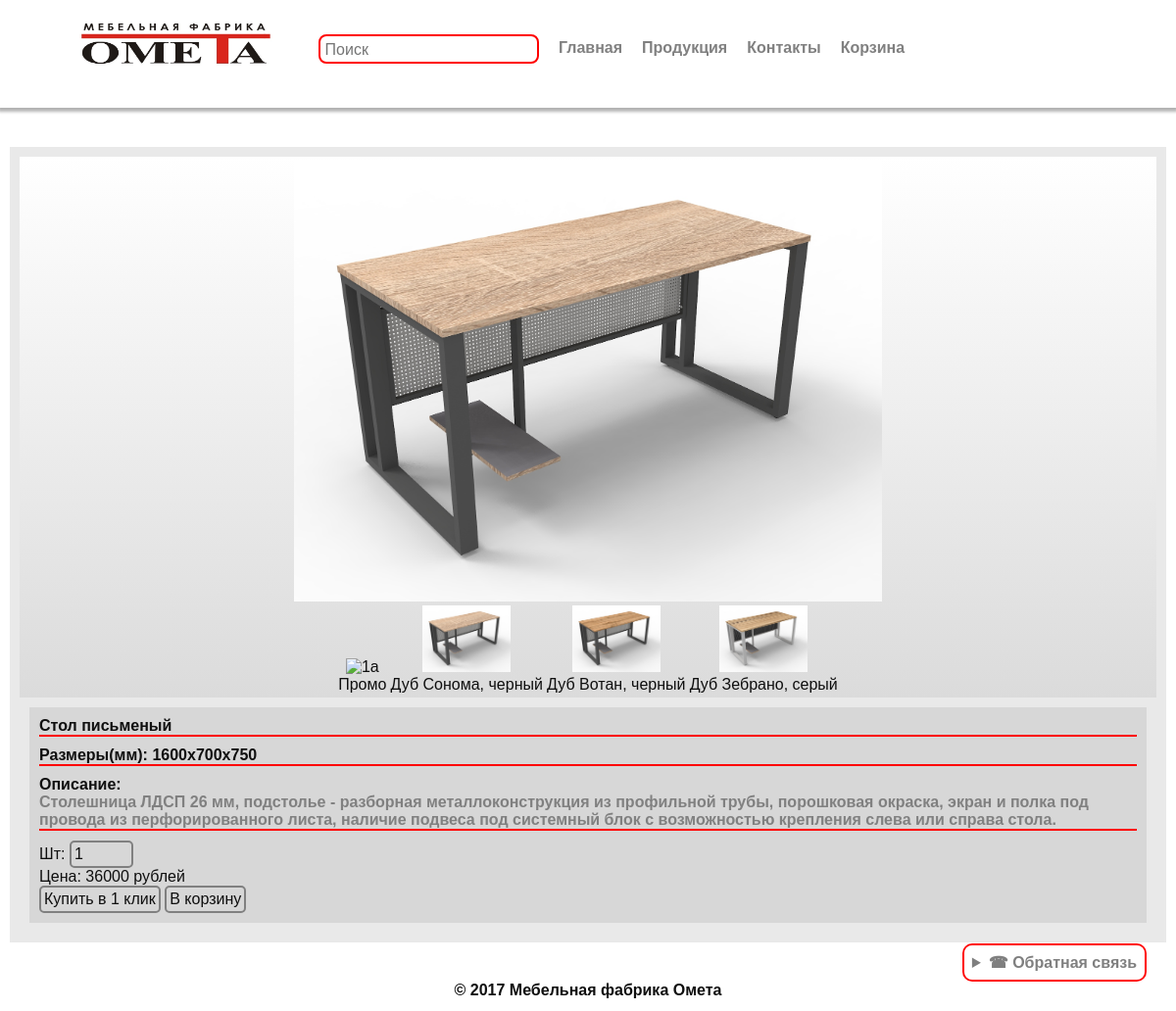
The page /produkt_list/1 on the database its author committed.
### core/models.py (models this page shows, shortened)
class Note(models.Model):
    name = models.CharField(max_length=100, verbose_name='Название')
    sitze = models.TextField(verbose_name='Размеры', blank=True, null=True)
    color1 = models.TextField(max_length=100)
    color2 = models.TextField(max_length=100)
    color3 = models.TextField(max_length=100)
    descr = models.TextField()
    price = models.IntegerField()
    class Meta:
        verbose_name = 'Изделия'
        verbose_name_plural = 'Изделия'

### core/views.py (the view)
# urls.py: path('produkt_list/<int:list_id>', produkt_list, name='list'),
def produkt_list(request, list_id):
    list = Note.objects.get(id=list_id)
    if request.method == 'POST':
        list.save()
    return render(request, 'produkt_list.html', {'list': list})

### templates/produkt_list.html (shortened to what this page needs)
{% extends 'base.html' %}
{% block content %}
{% load static %}
<main>
    <div class="container_pr">
        <div class="produkt_list">
                    <div id="radioButton">
                        <h1><img src='{% get_static_prefix %}images/{{list.id}}b.jpg' alt="pr{{list.id}}" class="pr{{list.id}}" style=""></h1>
                        <div onclick="myFunction('{{list.id}}a', '{{list.color1}}')" class="produkt{{list.id}}a" id="prod" tabindex="0" style="display: inline-block;"><img src='{% get_static_prefix %}images/{{list.id}}a.gif' class="prod{{list.id}}a" alt="{{list.id}}a"  style="width: 90px;"><p>Промо</p></div>
                        <div onclick="myFunction('{{list.id}}b', '{{list.color1}}')" class="produkt{{list.id}}b" id="prod" tabindex="0" style="display: inline-block;"><img src='{% get_static_prefix %}images/{{list.id}}b.jpg' class="prod{{list.id}}b" alt="{{list.id}}b"  style="width: 90px;"><p>{{list.color1}}</p></div>
                        <div onclick="myFunction('{{list.id}}c', '{{list.color2}}')" class="produkt{{list.id}}c" id="prod" tabindex="0" style="display: inline-block;"><img src='{% get_static_prefix %}images/{{list.id}}c.jpg' class="prod{{list.id}}c" alt="{{list.id}}c"  style="width: 90px;"><p>{{list.color2}}</p></div>
                        <div onclick="myFunction('{{list.id}}d', '{{list.color3}}')" class="produkt{{list.id}}d" id="prod" tabindex="0" style="display: inline-block;"><img src='{% get_static_prefix %}images/{{list.id}}d.jpg' class="prod{{list.id}}d" alt="{{list.id}}d"  style="width: 90px;"><p>{{list.color3}}</p></div>
                    </div>
                <div class="produkt_list_info">
                    <h1>{{list.name}}</h1>
                    <h1>Размеры(мм): {{list.sitze}}</h1>
                    <h2>Описание: </h2>
                    <h3>{{list.descr}}</h3>
                    <p class="count" data-note-id="{{ list.id }}">
                        <label for="count-{{ list.id }}">Шт: </label>
                        <input type="number" step="1" min="1" max="30" value="1" id="count-{{ list.id }}" name="count" oninput="checkMaxValue(this)"/>
                    </p>
                    <p class="price">Цена: <span id="price-{{ list.id }}">{{ list.price }}</span> рублей</p>
                    <button onclick="openPopup(event)" class="add-to-cart" data-name="{{list.name}}" data-color="{{list.color1}}" data-price="{{list.price}}" data-img="{% get_static_prefix %}images/{{ list.id }}b.jpg" data-value="">Купить в 1 клик</button>
                    <button onclick="info(event)" class="add-to-cart" data-id="{{ list.id }}" data-name="{{list.name}}" data-color="{{list.color1}}" data-price="{{list.price}}" data-img="{% get_static_prefix %}images/{{ list.id }}b.jpg" data-value="">В корзину</button>
                </div>
        </div>
    </div>
</main>
{% endblock %}

### static/css/defaulT.css (style rules this page uses)
:root { --bg-color: rgb(255, 255, 255); --font-color: #0f0f0f; --borders-color: red; --font-color2: gray; }
* { margin: 0; padding: 0; border: none; background: none; font-weight: none; font-style: normal; text-decoration: none; font-family: Arial; font-size: 16px; color: var(--font-color); }
body { background-color: var(--bg-color); color: var(--font-color); }
body { margin: 0; font-family: Arial, sans-serif; }
.produkt_list { display:inline-block; margin: 10px; padding: 10px; background-color: rgba(128, 128, 128, 0.171); }
.produkt_list_info { display:inline-block; margin: 10px; padding: 10px; background-color: rgba(128, 128, 128, 0.171); }
.produkt_list_info h1 { border-bottom: 2px solid var(--borders-color); margin-bottom: 10px; }
.produkt_list_info h3 { border-bottom: 2px solid var(--borders-color); margin-bottom: 10px; color: var(--font-color2) ; }
div#radioButton img { width: 600px; }
.container_pr { margin-bottom: 60px; }
#radioButton { background: linear-gradient(white, rgb(219, 219, 219)); font-size: 15px; padding: 4px; text-align: center; }
.add-to-cart, .count input { border: 2px solid var(--font-color2); border-radius: 5px; padding: 3px }

### rows shown on the page
Note: color1 "Дуб Сонома, черный", color2 "Дуб Вотан, черный", color3 "Дуб Зебрано, серый", name "Стол письменый", sitze "1600х700х750", descr "Столешница ЛДСП 26 мм, подстолье - разборная металлоконструкция из профильной трубы, порошковая окраска, экран и полка под провода из перфорированного листа, наличие подвеса под системный блок с возможностью крепления слева или справа стола.", count "1", price "36000"
